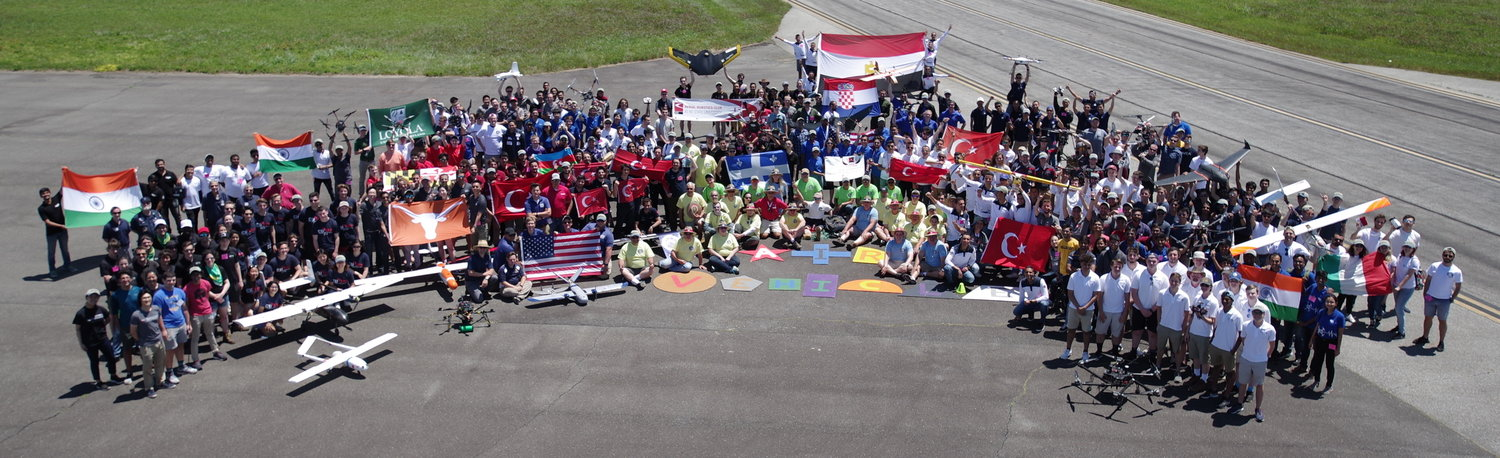
#> input picture group_photo.jpg, 1500 x 458 px
$ python hsv_isolation.py
#> lines starting #> are read from the running program, lines starting #| are printed output that depends on the picture; after the words box and inside, x2 and y2 are one past the last pixel; in counts of white or black regions, pixels touching at a corner belong together
import cv2
import numpy as np
# [21 lines of commented-out code are left out]

while(1):

    # Take each frame
    frame = cv2.imread("group_photo.jpg")
#> frame is the input picture: shape (458, 1500, 3); mean B, G, R 111, 111.4, 116.2

    # Convert BGR to HSV
    hsv = cv2.cvtColor(frame, cv2.COLOR_BGR2HSV_FULL)
#> hsv: shape (458, 1500, 3); mean H, S, V 113.4, 53.4, 123.7

    # define range of different colors in HSV
    # Green
    # lower_green = np.array([40, 100, 100])
    # upper_green = np.array([80, 255, 255])
    #
    # # Blue
    # lower_blue = np.array([108, 100, 100])
    # upper_blue = np.array([148, 255, 255])

    # Red (Pinkish-Red)
    # lower_red = np.array([235, 100, 100])
    # upper_red = np.array([255, 255, 255])

    #Yellow
    lower_yellow = np.array([20, 100, 100])
    upper_yellow = np.array([40, 255, 255])

    # Threshold the HSV image to get only colors
    # Green mask
    # mask = cv2.inRange(hsv, lower_green, upper_green)
    #
    # # Blue mask
    # mask2 = cv2.inRange(hsv, lower_blue, upper_blue)

    # Red mask
    # mask3 = cv2.inRange(hsv, lower_red, upper_red)

    # Yellow mask
    mask4 = cv2.inRange(hsv, lower_yellow, upper_yellow)
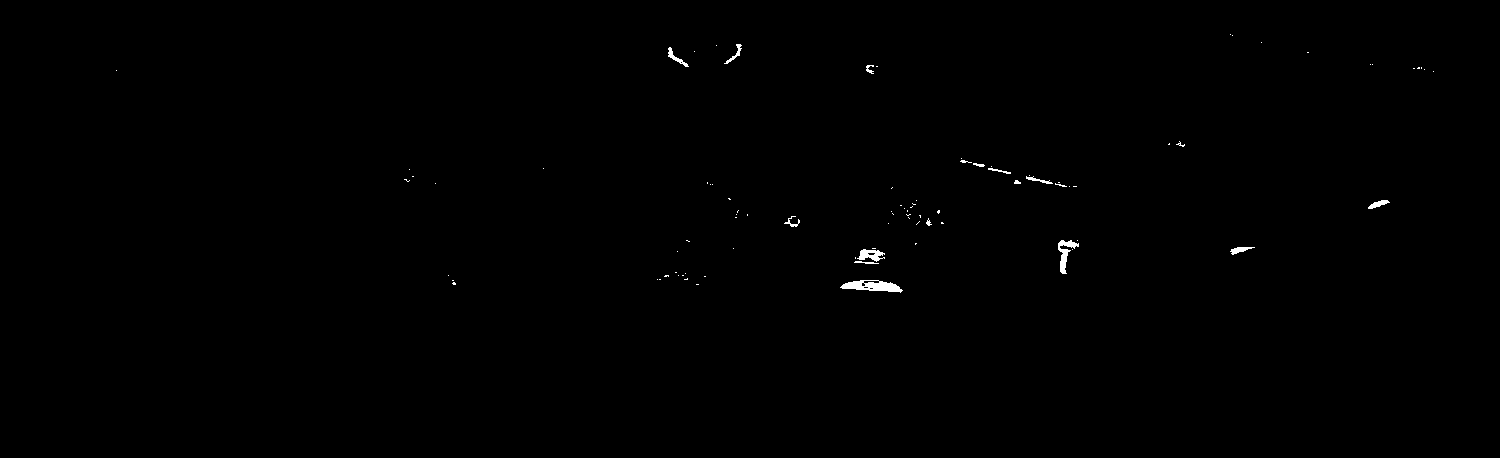
#> mask4: shape (458, 1500); 0.27% white; 90 white regions (74 under 20 px), largest, box (x1, y1, x2, y2) and area: (840, 280, 903, 293) 477, (1058, 240, 1079, 274) 274, (857, 249, 885, 262) 203

    # Bitwise-AND mask and original image
    # Green result
    # greenRes = cv2.bitwise_and(frame, frame, mask = mask)
    #
    # # Blue result
    # blueRes = cv2.bitwise_and(frame, frame, mask = mask2)

    # Red result
    # redRes = cv2.bitwise_and(frame, frame, mask = mask3)

    # Yellow result
    yellowRes = cv2.bitwise_and(frame, frame, mask = mask4)

    # Bitwise-OR the results to get the final product
    # greenBlueRes = cv2.bitwise_or(greenRes, blueRes)
    # res = cv2.bitwise_or(greenBlueRes, redRes)

    # Display result
    cv2.imshow('frame',frame)
    cv2.imshow('res', yellowRes)
    k = cv2.waitKey(5) & 0xFF
#> (key Esc is pressed here)
    if k == 27:
        break

cv2.destroyAllWindows()

$ run again, with IMG_0602.JPG copied over group_photo.jpg
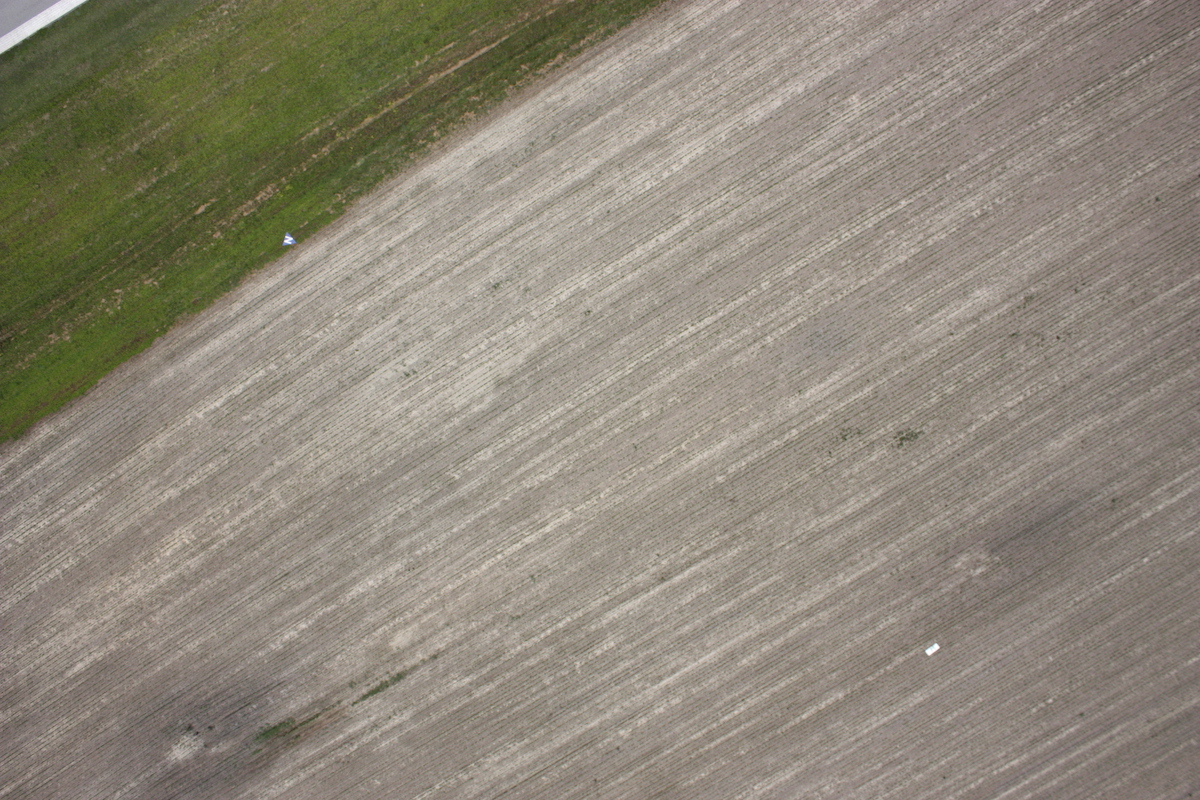
#> input picture IMG_0602.JPG, 1200 x 800 px
#> frame is the input picture: shape (800, 1200, 3); mean B, G, R 121.6, 135.5, 142.7
#> hsv: shape (800, 1200, 3); mean H, S, V 26, 43.5, 143.5
#> `mask4 = cv2.inRange(hsv, lower_yellow, upper_yellow)`:
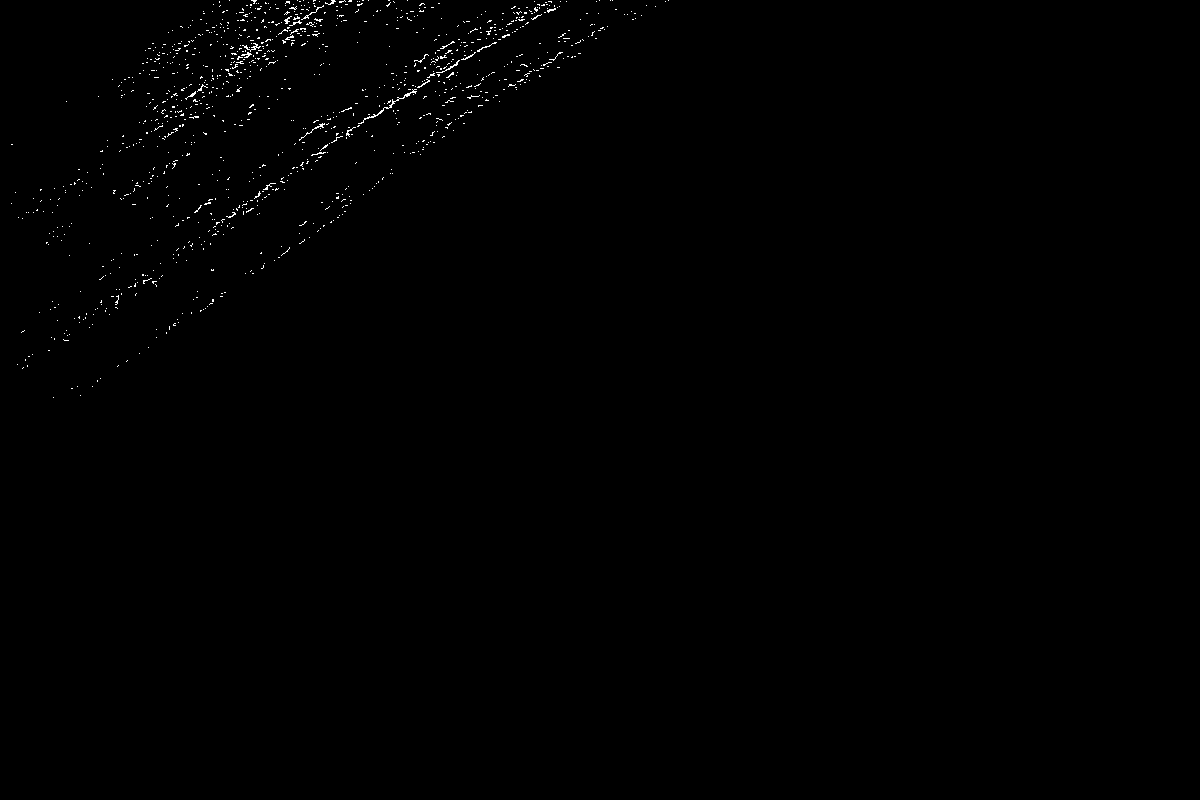
#> mask4: shape (800, 1200); 0.38% white in thin lines or dots, all inside (x1, y1, x2, y2) = (11, 0, 669, 398)
